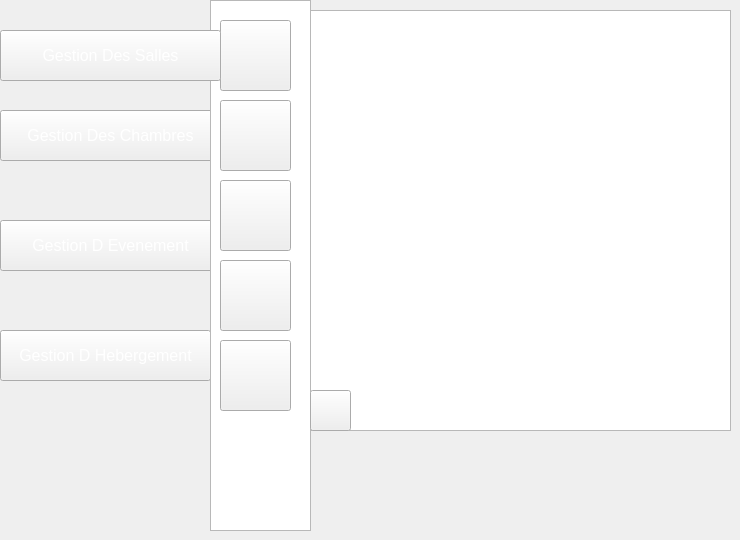
    <widget class="QWidget" name="page_32">
     <widget class="QPushButton" name="pushButton_202">
      <property name="geometry">
       <rect>
        <x>0</x>
        <y>330</y>
        <width>211</width>
        <height>51</height>
       </rect>
      </property>
      <property name="font">
       <font>
        <pointsize>12</pointsize>
       </font>
      </property>
      <property name="styleSheet">
       <string notr="true">color: rgb(255, 255, 255);
background-image: url(:/img/selected2.png);</string>
      </property>
      <property name="text">
       <string>Gestion D Hebergement</string>
      </property>
     </widget>
     <widget class="QPushButton" name="pushButton_203">
      <property name="geometry">
       <rect>
        <x>0</x>
        <y>110</y>
        <width>221</width>
        <height>51</height>
       </rect>
      </property>
      <property name="font">
       <font>
        <pointsize>12</pointsize>
       </font>
      </property>
      <property name="styleSheet">
       <string notr="true">color: rgb(255, 255, 255);
</string>
      </property>
      <property name="text">
       <string>Gestion Des Chambres</string>
      </property>
     </widget>
     <widget class="QPushButton" name="pushButton_204">
      <property name="geometry">
       <rect>
        <x>0</x>
        <y>220</y>
        <width>221</width>
        <height>51</height>
       </rect>
      </property>
      <property name="font">
       <font>
        <pointsize>12</pointsize>
       </font>
      </property>
      <property name="styleSheet">
       <string notr="true">color: rgb(255, 255, 255);
</string>
      </property>
      <property name="text">
       <string>Gestion D Evenement</string>
      </property>
     </widget>
     <widget class="QListView" name="listView_22">
      <property name="geometry">
       <rect>
        <x>210</x>
        <y>0</y>
        <width>101</width>
        <height>531</height>
       </rect>
      </property>
      <property name="styleSheet">
       <string notr="true">

background-image: url(:/img/selected.png);</string>
      </property>
     </widget>
     <widget class="QPushButton" name="pushButton_223">
      <property name="geometry">
       <rect>
        <x>220</x>
        <y>180</y>
        <width>71</width>
        <height>71</height>
       </rect>
      </property>
      <property name="styleSheet">
       <string notr="true">image: url(:/img/icon-supp2 (1).png);</string>
      </property>
      <property name="text">
       <string/>
      </property>
     </widget>
     <widget class="QPushButton" name="pushButton_224">
      <property name="geometry">
       <rect>
        <x>220</x>
        <y>260</y>
        <width>71</width>
        <height>71</height>
       </rect>
      </property>
      <property name="styleSheet">
       <string notr="true">image: url(:/img/icon-afficher2.png);</string>
      </property>
      <property name="text">
       <string/>
      </property>
     </widget>
     <widget class="QPushButton" name="pushButton_225">
      <property name="geometry">
       <rect>
        <x>220</x>
        <y>100</y>
        <width>71</width>
        <height>71</height>
       </rect>
      </property>
      <property name="styleSheet">
       <string notr="true">image: url(:/img/icon-modif2 (1).png);</string>
      </property>
      <property name="text">
       <string/>
      </property>
     </widget>
     <widget class="QPushButton" name="pushButton_226">
      <property name="geometry">
       <rect>
        <x>220</x>
        <y>340</y>
        <width>71</width>
        <height>71</height>
       </rect>
      </property>
      <property name="styleSheet">
       <string notr="true">image: url(:/img/8774.png);
image: url(:/img/8774.png);
image: url(:/img/8774.png);</string>
      </property>
      <property name="text">
       <string/>
      </property>
     </widget>
     <widget class="QPushButton" name="pushButton_227">
      <property name="geometry">
       <rect>
        <x>220</x>
        <y>20</y>
        <width>71</width>
        <height>71</height>
       </rect>
      </property>
      <property name="styleSheet">
       <string notr="true">

image: url(:/img/icon-ajout2.png);</string>
      </property>
      <property name="text">
       <string/>
      </property>
     </widget>
     <widget class="QTableView" name="tabhebergement">
      <property name="geometry">
       <rect>
        <x>310</x>
        <y>10</y>
        <width>421</width>
        <height>421</height>
       </rect>
      </property>
      <property name="styleSheet">
       <string notr="true">background-image: url(:/new/prefix1/img/back.png);</string>
      </property>
     </widget>
     <widget class="QPushButton" name="pushButton_233">
      <property name="geometry">
       <rect>
        <x>310</x>
        <y>390</y>
        <width>41</width>
        <height>41</height>
       </rect>
      </property>
      <property name="styleSheet">
       <string notr="true">image: url(:/img/icon-class.png);
</string>
      </property>
      <property name="text">
       <string/>
      </property>
     </widget>
     <widget class="QPushButton" name="pushButton_455">
      <property name="geometry">
       <rect>
        <x>0</x>
        <y>30</y>
        <width>221</width>
        <height>51</height>
       </rect>
      </property>
      <property name="font">
       <font>
        <pointsize>12</pointsize>
       </font>
      </property>
      <property name="styleSheet">
       <string notr="true">color: rgb(255, 255, 255);
</string>
      </property>
      <property name="text">
       <string>Gestion Des Salles</string>
      </property>
     </widget>
    </widget>
